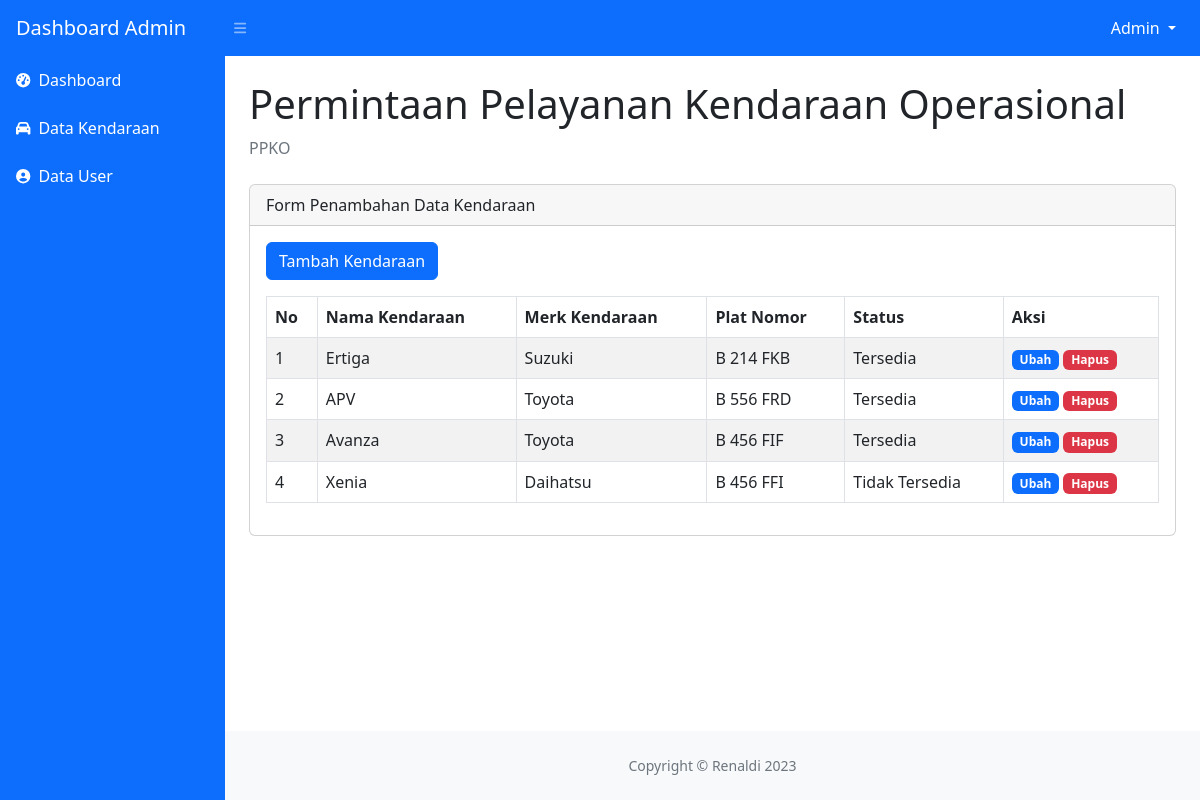
The page /dashboard_admin/datakendaraan.php (signed in) on the database as committed earlier.
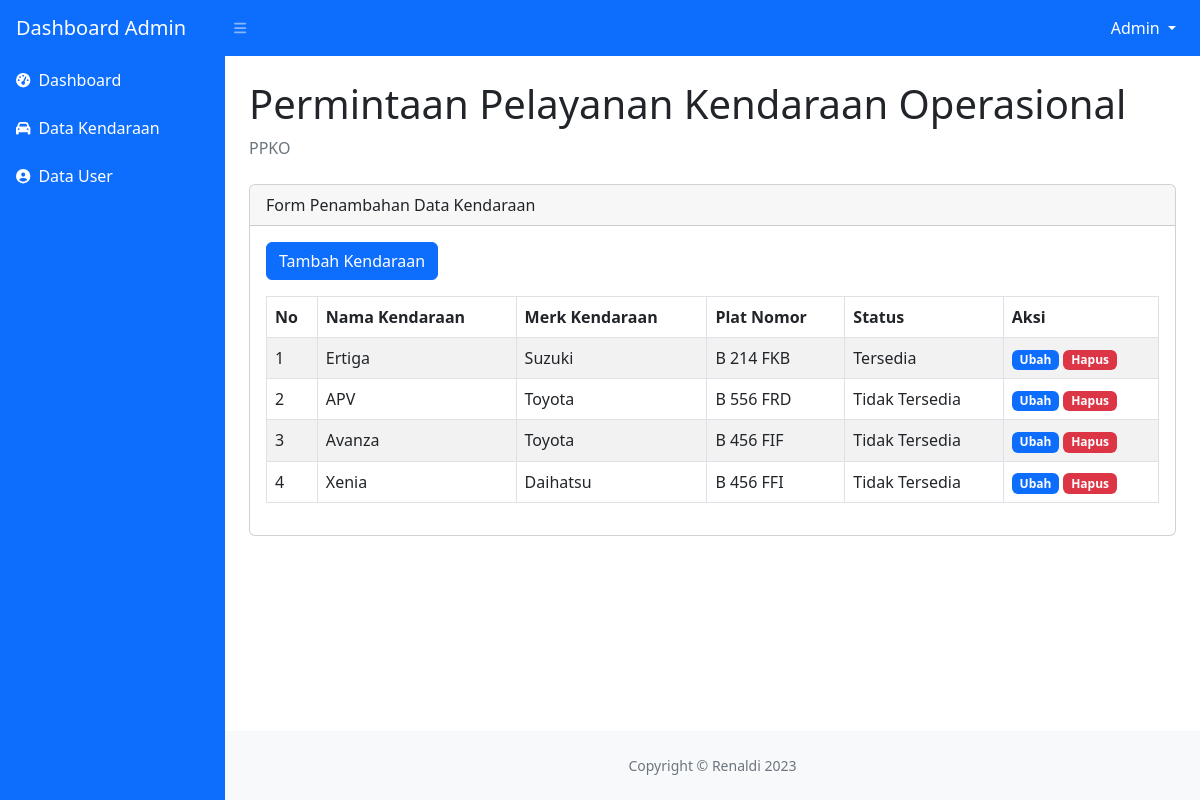
The same page on the database as committed later.
### tables this page shows
CREATE TABLE `kendaraan` (
  `id_kendaraan` int(11) NOT NULL,
  `nama_kendaraan` varchar(50) NOT NULL,
  `merk_kendaraan` varchar(50) NOT NULL,
  `plat_nomor` varchar(15) NOT NULL,
  `status_kendaraan` varchar(15) NOT NULL
);

### dashboard_admin/datakendaraan.php (the view, shortened to what the changed rows need)
<?php
include "../koneksi.php";
?>
<!DOCTYPE html>
<html lang="en">
<head>
    <link href="https://cdn.jsdelivr.net/npm/simple-datatables@7.1.2/dist/style.min.css" rel="stylesheet" />
    <link href="../css/styles.css" rel="stylesheet" />
</head>
<body class="sb-nav-fixed">
    <div id="layoutSidenav">
        <div id="layoutSidenav_content">
            <main>
                <div class="container-fluid px-4">
                    <h1 class="mt-4">Permintaan Pelayanan Kendaraan Operasional</h1>
                    <div class="card">
                        <div class="card-body">
                            <table id="datatablesSimple" class="table table-bordered table-striped table-hover">
                                <thead>
                                    <tr>
                                        <th>No</th>
                                        <th>Nama Kendaraan</th>
                                        <th>Merk Kendaraan</th>
                                        <th>Plat Nomor</th>
                                        <th>Status</th>
                                        <th>Aksi</th>
                                    </tr>
                                </thead>
                                <?php
                                $no = 1;
                                $sql = mysqli_query($koneksi, "SELECT * FROM kendaraan ORDER BY id_kendaraan DESC");
                                while ($data = mysqli_fetch_array($sql)) :
                                ?>
                                    <tr>
                                        <td><?= $no++ ?></td>
                                        <td><?= $data['nama_kendaraan'] ?></td>
                                        <td><?= $data['merk_kendaraan'] ?></td>
                                        <td><?= $data['plat_nomor'] ?></td>
                                        <td><?= $data['status_kendaraan'] ?></td>
                                        <td>
                                            <a href="#" style="text-decoration: none;" class="badge text-bg-primary" data-bs-toggle="modal" data-bs-target="#modalUbah<?= $no ?>">Ubah</a>
                                            <a href="#" style="text-decoration: none;" class="badge text-bg-danger" data-bs-toggle="modal" data-bs-target="#modalHapus<?= $no ?>">Hapus</a>
                                        </td>
                                    </tr>
                        </div>
                    </div>
                <?php endwhile ?>
</html>

Rows that differ between the two databases and show on the page:
changed kendaraan "APV": status_kendaraan "Tersedia" → "Tidak Tersedia"
changed kendaraan "Avanza": status_kendaraan "Tersedia" → "Tidak Tersedia"
